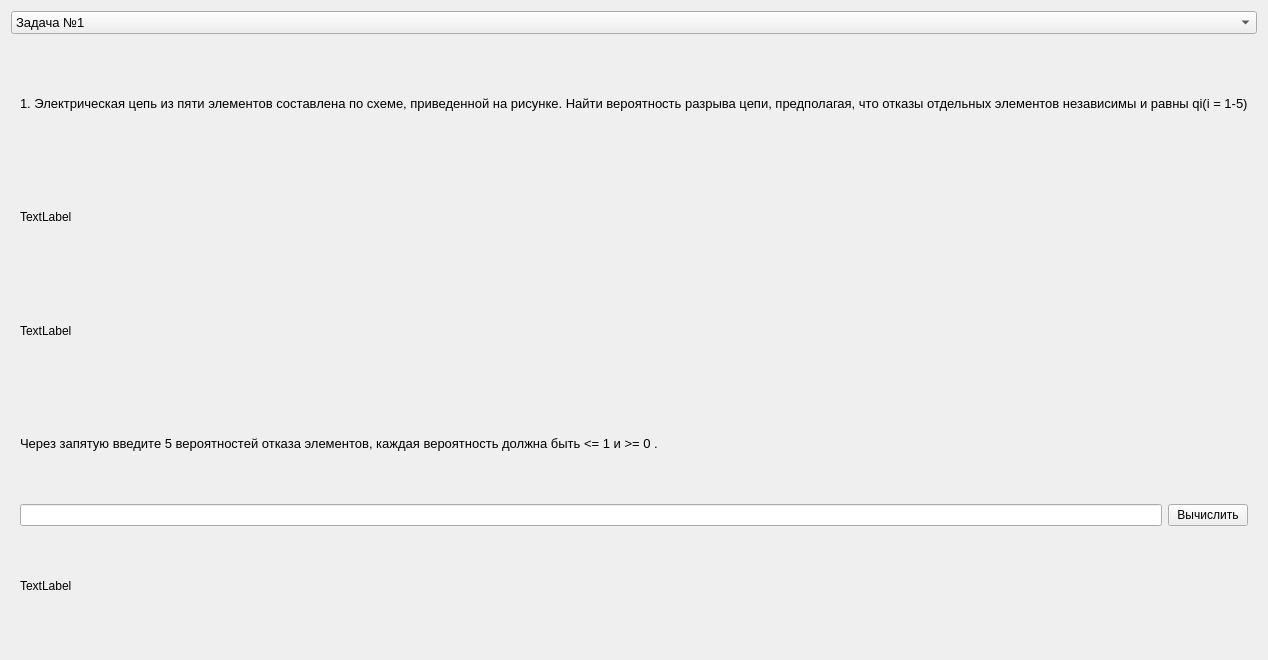
<?xml version="1.0" encoding="UTF-8"?>
<ui version="4.0">
 <class>Widget</class>
 <widget class="QWidget" name="Widget">
  <property name="geometry">
   <rect>
    <x>0</x>
    <y>0</y>
    <width>1263</width>
    <height>660</height>
   </rect>
  </property>
  <property name="windowTitle">
   <string>Widget</string>
  </property>
  <layout class="QVBoxLayout" name="verticalLayout_6">
   <item>
    <widget class="QComboBox" name="task_selection">
     <property name="font">
      <font>
       <pointsize>10</pointsize>
      </font>
     </property>
     <item>
      <property name="text">
       <string>Задача №1</string>
      </property>
     </item>
     <item>
      <property name="text">
       <string>Задача №2</string>
      </property>
     </item>
     <item>
      <property name="text">
       <string>Задача №4</string>
      </property>
     </item>
    </widget>
   </item>
   <item>
    <layout class="QVBoxLayout" name="verticalLayout">
     <item>
      <widget class="QStackedWidget" name="stackedWidget">
       <property name="enabled">
        <bool>true</bool>
       </property>
       <property name="sizePolicy">
        <sizepolicy hsizetype="Expanding" vsizetype="Expanding">
         <horstretch>0</horstretch>
         <verstretch>0</verstretch>
        </sizepolicy>
       </property>
       <property name="currentIndex">
        <number>2</number>
       </property>
       <widget class="QWidget" name="page_4">
        <property name="sizePolicy">
         <sizepolicy hsizetype="Expanding" vsizetype="Expanding">
          <horstretch>0</horstretch>
          <verstretch>0</verstretch>
         </sizepolicy>
        </property>
        <layout class="QGridLayout" name="gridLayout">
         <item row="0" column="0">
          <layout class="QVBoxLayout" name="verticalLayout_5">
           <item>
            <widget class="QComboBox" name="formulas_CB">
             <property name="font">
              <font>
               <pointsize>10</pointsize>
              </font>
             </property>
             <item>
              <property name="text">
               <string>Формула полной вероятности</string>
              </property>
             </item>
             <item>
              <property name="text">
               <string>Формула Байеса</string>
              </property>
             </item>
            </widget>
           </item>
           <item>
            <widget class="QLabel" name="label_2">
             <property name="font">
              <font>
               <pointsize>10</pointsize>
              </font>
             </property>
             <property name="text">
              <string>Введите через запятую вероятности гипотез и условные вероятности, при этом количество вероятностей гипотез 
 должно равняться количеству условных вероятностей и сумма вероятностей гипотез должно  равняться единице, а также величина условной вероятности должна быть &lt;= 1 и &gt;= 0.</string>
             </property>
            </widget>
           </item>
           <item>
            <layout class="QHBoxLayout" name="horizontalLayout_5">
             <item>
              <widget class="QLabel" name="label_9">
               <property name="font">
                <font>
                 <pointsize>10</pointsize>
                </font>
               </property>
               <property name="text">
                <string>Введите веротяности гипотез через ;</string>
               </property>
              </widget>
             </item>
             <item>
              <widget class="QLabel" name="label_11">
               <property name="font">
                <font>
                 <pointsize>10</pointsize>
                </font>
               </property>
               <property name="text">
                <string>Введите условные вероятности гипотез через ;</string>
               </property>
              </widget>
             </item>
             <item>
              <widget class="QLabel" name="label_10">
               <property name="font">
                <font>
                 <pointsize>10</pointsize>
                </font>
               </property>
               <property name="text">
                <string>Введите номер условной вероятности</string>
               </property>
              </widget>
             </item>
            </layout>
           </item>
           <item>
            <layout class="QHBoxLayout" name="horizontalLayout_3">
             <item>
              <widget class="QLineEdit" name="gipotez_LE">
               <property name="font">
                <font>
                 <pointsize>10</pointsize>
                </font>
               </property>
              </widget>
             </item>
             <item>
              <widget class="QLineEdit" name="lineEdit_2">
               <property name="font">
                <font>
                 <pointsize>10</pointsize>
                </font>
               </property>
              </widget>
             </item>
             <item>
              <widget class="QLineEdit" name="gip_number">
               <property name="font">
                <font>
                 <pointsize>10</pointsize>
                </font>
               </property>
              </widget>
             </item>
             <item>
              <widget class="QPushButton" name="compute_button_3">
               <property name="font">
                <font>
                 <pointsize>10</pointsize>
                </font>
               </property>
               <property name="text">
                <string>Вычислить</string>
               </property>
              </widget>
             </item>
            </layout>
           </item>
           <item>
            <widget class="QLabel" name="formulas_label_2">
             <property name="text">
              <string>TextLabel</string>
             </property>
            </widget>
           </item>
           <item>
            <widget class="QLabel" name="answer_label_3">
             <property name="text">
              <string>TextLabel</string>
             </property>
            </widget>
           </item>
          </layout>
         </item>
        </layout>
       </widget>
       <widget class="QWidget" name="page_3">
        <property name="sizePolicy">
         <sizepolicy hsizetype="Expanding" vsizetype="Expanding">
          <horstretch>0</horstretch>
          <verstretch>0</verstretch>
         </sizepolicy>
        </property>
        <layout class="QGridLayout" name="gridLayout_3">
         <item row="0" column="0">
          <layout class="QVBoxLayout" name="verticalLayout_3">
           <item>
            <widget class="QLabel" name="label_4">
             <property name="font">
              <font>
               <pointsize>10</pointsize>
              </font>
             </property>
             <property name="text">
              <string>2. Один студент выучил m1 из n вопросов программы, а второй m2. Каждому
из них задают по три вопроса. Найти вероятность того, что не менее, чем на два
вопроса правильно ответят:
a) оба студента;
b) только первый студент;
c) только один из них;
d) хотя бы один из студентов.</string>
             </property>
            </widget>
           </item>
           <item>
            <widget class="QComboBox" name="subtask_CB">
             <property name="font">
              <font>
               <pointsize>10</pointsize>
              </font>
             </property>
             <item>
              <property name="text">
               <string>a) оба студента</string>
              </property>
             </item>
             <item>
              <property name="text">
               <string>b) только первый студент</string>
              </property>
             </item>
             <item>
              <property name="text">
               <string>c) только один из них</string>
              </property>
             </item>
             <item>
              <property name="text">
               <string>d) хотя бы один из студентов</string>
              </property>
             </item>
            </widget>
           </item>
           <item>
            <widget class="QLabel" name="label_6">
             <property name="font">
              <font>
               <pointsize>10</pointsize>
              </font>
             </property>
             <property name="text">
              <string>Введите m1, m2 и n, при этом m1 &lt;= n и m2 &lt;= n и все числа должны быть &gt; 0.</string>
             </property>
            </widget>
           </item>
           <item>
            <layout class="QHBoxLayout" name="horizontalLayout_4">
             <item>
              <widget class="QLabel" name="label_3">
               <property name="font">
                <font>
                 <pointsize>10</pointsize>
                </font>
               </property>
               <property name="text">
                <string>Введите m1</string>
               </property>
              </widget>
             </item>
             <item>
              <widget class="QLabel" name="label_7">
               <property name="font">
                <font>
                 <pointsize>10</pointsize>
                </font>
               </property>
               <property name="text">
                <string>Введите m2</string>
               </property>
              </widget>
             </item>
             <item>
              <widget class="QLabel" name="label_8">
               <property name="font">
                <font>
                 <pointsize>10</pointsize>
                </font>
               </property>
               <property name="text">
                <string>Введите n</string>
               </property>
              </widget>
             </item>
            </layout>
           </item>
           <item>
            <layout class="QHBoxLayout" name="horizontalLayout_2">
             <item>
              <widget class="QLineEdit" name="m1_LE">
               <property name="text">
                <string/>
               </property>
              </widget>
             </item>
             <item>
              <widget class="QLineEdit" name="m2_LE"/>
             </item>
             <item>
              <widget class="QLineEdit" name="n_LE"/>
             </item>
             <item>
              <widget class="QPushButton" name="compute_button_2">
               <property name="text">
                <string>Вычислить</string>
               </property>
              </widget>
             </item>
            </layout>
           </item>
           <item>
            <widget class="QLabel" name="promVer_formul_label">
             <property name="text">
              <string>TextLabel</string>
             </property>
            </widget>
           </item>
           <item>
            <widget class="QLabel" name="probVer_answer_label">
             <property name="text">
              <string>TextLabel</string>
             </property>
            </widget>
           </item>
           <item>
            <widget class="QLabel" name="sob_formul_label">
             <property name="text">
              <string>TextLabel</string>
             </property>
            </widget>
           </item>
           <item>
            <widget class="QLabel" name="ver_formul_label">
             <property name="text">
              <string>TextLabel</string>
             </property>
            </widget>
           </item>
           <item>
            <widget class="QLabel" name="answer_label_2">
             <property name="text">
              <string>TextLabel</string>
             </property>
            </widget>
           </item>
          </layout>
         </item>
        </layout>
       </widget>
       <widget class="QWidget" name="page_1">
        <property name="sizePolicy">
         <sizepolicy hsizetype="Expanding" vsizetype="Expanding">
          <horstretch>0</horstretch>
          <verstretch>0</verstretch>
         </sizepolicy>
        </property>
        <layout class="QGridLayout" name="gridLayout_2">
         <item row="0" column="0">
          <layout class="QVBoxLayout" name="verticalLayout_2">
           <item>
            <widget class="QLabel" name="label">
             <property name="font">
              <font>
               <pointsize>10</pointsize>
              </font>
             </property>
             <property name="text">
              <string>1. Электрическая цепь из пяти элементов составлена по схеме, приведенной на рисунке. Найти вероятность разрыва цепи, предполагая, что отказы отдельных элементов независимы и равны qi(i = 1-5)</string>
             </property>
            </widget>
           </item>
           <item>
            <widget class="QLabel" name="sheme_label">
             <property name="text">
              <string>TextLabel</string>
             </property>
            </widget>
           </item>
           <item>
            <widget class="QLabel" name="formulas_label">
             <property name="text">
              <string>TextLabel</string>
             </property>
            </widget>
           </item>
           <item>
            <widget class="QLabel" name="label_5">
             <property name="font">
              <font>
               <pointsize>10</pointsize>
              </font>
             </property>
             <property name="text">
              <string>Через запятую введите 5 вероятностей отказа элементов, каждая вероятность должна быть &lt;= 1 и &gt;= 0 .</string>
             </property>
            </widget>
           </item>
           <item>
            <layout class="QHBoxLayout" name="horizontalLayout">
             <item>
              <widget class="QLineEdit" name="data_LE"/>
             </item>
             <item>
              <widget class="QPushButton" name="compute_button">
               <property name="text">
                <string>Вычислить</string>
               </property>
              </widget>
             </item>
            </layout>
           </item>
           <item>
            <widget class="QLabel" name="answer_label">
             <property name="text">
              <string>TextLabel</string>
             </property>
            </widget>
           </item>
          </layout>
         </item>
        </layout>
       </widget>
      </widget>
     </item>
    </layout>
   </item>
  </layout>
 </widget>
 <resources/>
 <connections/>
</ui>
